Frame 1 (no input): blank canvas, image omitted
Frame 60 (the mouse pressed at the canvas centre just before this capture): blank canvas, image omitted
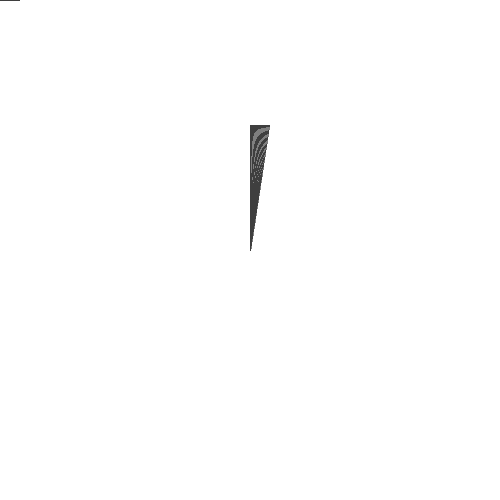
Frame 120 (the mouse held since frame 60 and released just before this capture)

The Processing sketch whose frames 1 and 60 were blank and that drew this single picture after the mouse press (run headless with seeded random() and noise(); from frame 60 on, the mouse is pressed at the canvas centre):

// Processing sketch: processing_144512
// ── processing_144512.pde

void setup() 
{
  size(500, 500);
  noFill();
  background(255);
}
void draw() 
{
 // background(255,random(40));
  for (int i=0; i<=150; i++) 
  {
   pushMatrix();
    stroke(0, 0, 0, 2);
    /*line(mouseX, mouseY, mouseX+random(200), mouseY/2);
    line(0, 0, mouseX+random(200), mouseY/2);
    line(500, 0, mouseX+random(200), mouseY/2);*/
    line(mouseX, mouseY, mouseX+random(20), mouseY/2);
     stroke(0, 0, 0, 2);
    //line(0, 0, mouseX+random(200), mouseY/2);
    //stroke(random(25), 0, random(25), 10);
    //line(500, 0, mouseX+random(20), mouseY/2);
   popMatrix();
   resetMatrix();
  }
}
